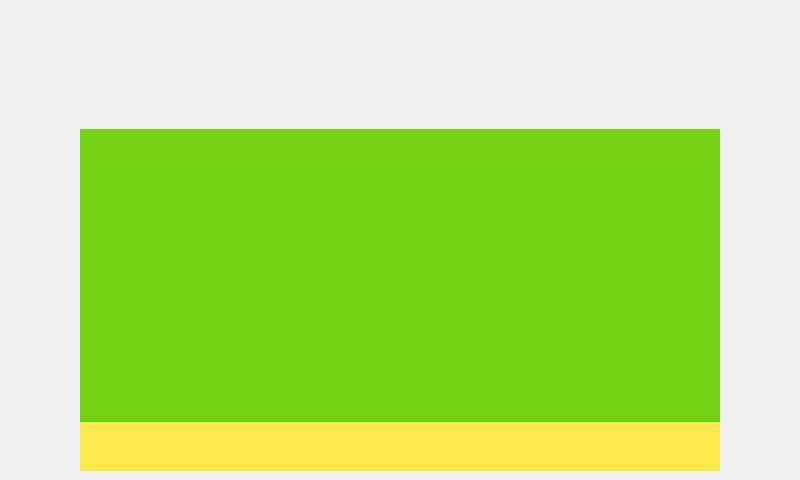
<?xml version="1.0" encoding="UTF-8"?>
<ui version="4.0">
 <class>devControl</class>
 <widget class="QMainWindow" name="devControl">
  <property name="geometry">
   <rect>
    <x>0</x>
    <y>0</y>
    <width>800</width>
    <height>480</height>
   </rect>
  </property>
  <property name="windowTitle">
   <string>MainWindow</string>
  </property>
  <widget class="QWidget" name="centralwidget">
   <property name="styleSheet">
    <string notr="true"/>
   </property>
   <layout class="QGridLayout" name="gridLayout_2">
    <item row="0" column="0">
     <layout class="QVBoxLayout" name="verticalLayout" stretch="2,6,1">
      <property name="spacing">
       <number>0</number>
      </property>
      <item>
       <layout class="QGridLayout" name="gridLayout" columnstretch="1,2,2,2,2" columnminimumwidth="1,2,2,2,2">
        <item row="0" column="0">
         <widget class="DigitalClock" name="timewidget" native="true">
          <property name="maximumSize">
           <size>
            <width>240</width>
            <height>120</height>
           </size>
          </property>
         </widget>
        </item>
        <item row="0" column="1">
         <widget class="AnimationButton" name="controlBtn" native="true">
          <property name="minimumSize">
           <size>
            <width>100</width>
            <height>120</height>
           </size>
          </property>
          <property name="maximumSize">
           <size>
            <width>100</width>
            <height>120</height>
           </size>
          </property>
         </widget>
        </item>
        <item row="0" column="2">
         <widget class="AnimationButton" name="setBtn" native="true">
          <property name="minimumSize">
           <size>
            <width>100</width>
            <height>120</height>
           </size>
          </property>
          <property name="maximumSize">
           <size>
            <width>100</width>
            <height>120</height>
           </size>
          </property>
         </widget>
        </item>
        <item row="0" column="3">
         <widget class="AnimationButton" name="offBtn" native="true">
          <property name="minimumSize">
           <size>
            <width>100</width>
            <height>120</height>
           </size>
          </property>
          <property name="maximumSize">
           <size>
            <width>100</width>
            <height>120</height>
           </size>
          </property>
         </widget>
        </item>
        <item row="0" column="4">
         <widget class="AnimationButton" name="backBtn" native="true">
          <property name="minimumSize">
           <size>
            <width>100</width>
            <height>120</height>
           </size>
          </property>
          <property name="maximumSize">
           <size>
            <width>100</width>
            <height>120</height>
           </size>
          </property>
         </widget>
        </item>
       </layout>
      </item>
      <item>
       <widget class="QWidget" name="widget" native="true">
        <property name="styleSheet">
         <string notr="true">background-color: rgb(115, 210, 22);

</string>
        </property>
        <layout class="QGridLayout" name="gridLayout_4">
         <item row="0" column="0">
          <layout class="QGridLayout" name="gridLayout_3">
           <item row="0" column="0">
            <widget class="LED" name="widget_3" native="true">
             <property name="sizePolicy">
              <sizepolicy hsizetype="Fixed" vsizetype="Fixed">
               <horstretch>0</horstretch>
               <verstretch>0</verstretch>
              </sizepolicy>
             </property>
             <property name="minimumSize">
              <size>
               <width>120</width>
               <height>130</height>
              </size>
             </property>
             <property name="maximumSize">
              <size>
               <width>120</width>
               <height>130</height>
              </size>
             </property>
            </widget>
           </item>
           <item row="0" column="1">
            <widget class="LED" name="widget_4" native="true">
             <property name="sizePolicy">
              <sizepolicy hsizetype="Fixed" vsizetype="Fixed">
               <horstretch>0</horstretch>
               <verstretch>0</verstretch>
              </sizepolicy>
             </property>
             <property name="minimumSize">
              <size>
               <width>120</width>
               <height>130</height>
              </size>
             </property>
             <property name="maximumSize">
              <size>
               <width>120</width>
               <height>130</height>
              </size>
             </property>
            </widget>
           </item>
           <item row="0" column="2">
            <widget class="LED" name="widget_5" native="true">
             <property name="sizePolicy">
              <sizepolicy hsizetype="Fixed" vsizetype="Fixed">
               <horstretch>0</horstretch>
               <verstretch>0</verstretch>
              </sizepolicy>
             </property>
             <property name="minimumSize">
              <size>
               <width>120</width>
               <height>130</height>
              </size>
             </property>
             <property name="maximumSize">
              <size>
               <width>120</width>
               <height>130</height>
              </size>
             </property>
            </widget>
           </item>
           <item row="0" column="3">
            <widget class="LED" name="widget_6" native="true">
             <property name="sizePolicy">
              <sizepolicy hsizetype="Fixed" vsizetype="Fixed">
               <horstretch>0</horstretch>
               <verstretch>0</verstretch>
              </sizepolicy>
             </property>
             <property name="minimumSize">
              <size>
               <width>120</width>
               <height>130</height>
              </size>
             </property>
             <property name="maximumSize">
              <size>
               <width>120</width>
               <height>130</height>
              </size>
             </property>
            </widget>
           </item>
          </layout>
         </item>
        </layout>
       </widget>
      </item>
      <item>
       <widget class="QWidget" name="widget_2" native="true">
        <property name="styleSheet">
         <string notr="true">background-color: rgb(252, 233, 79);</string>
        </property>
       </widget>
      </item>
     </layout>
    </item>
   </layout>
  </widget>
 </widget>
 <customwidgets>
  <customwidget>
   <class>DigitalClock</class>
   <extends>QWidget</extends>
   <header>digitalclock.h</header>
   <container>1</container>
  </customwidget>
  <customwidget>
   <class>LED</class>
   <extends>QWidget</extends>
   <header>led.h</header>
   <container>1</container>
  </customwidget>
  <customwidget>
   <class>AnimationButton</class>
   <extends>QWidget</extends>
   <header>animationbutton.h</header>
   <container>1</container>
  </customwidget>
 </customwidgets>
 <resources/>
 <connections/>
</ui>
